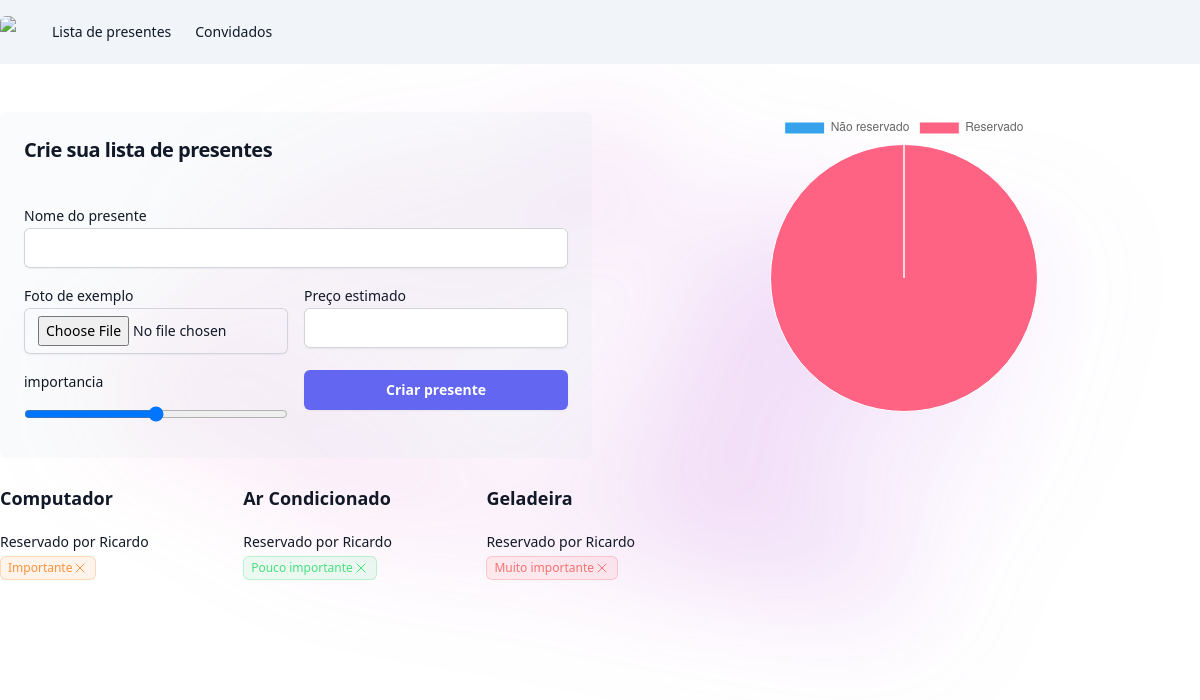
/noivos/, run on the app's committed database.
### noivos/models.py (models this page shows, shortened)
class Presentes(models.Model):
    nome_presente = models.CharField(max_length=100)
    foto = models.ImageField(upload_to='presentes')
    preco = models.DecimalField(max_digits=6, decimal_places=2)
    importancia = models.PositiveIntegerField()
    reservado = models.BooleanField(default=False)
    reservado_por = models.ForeignKey(Convidados, null=True, blank=True, on_delete=models.DO_NOTHING)

class Convidados(models.Model):
    status_choices = (
        ('AC', 'Aguardando confirmação'),
        ('C', 'Confirmado'),
        ('R', 'Recusado')
    )
    nome_convidado = models.CharField(max_length=100)
    whatsapp = models.CharField(max_length=25, null=True, blank=True)
    maximo_acompanhantes = models.PositiveIntegerField(default=0)
    token = models.CharField(max_length=25)
    status = models.CharField(max_length=2, choices=status_choices, default='AC')
    def __str__(self):
        return self.nome_convidado

### noivos/views.py (the view, shortened to what this page needs)
# urls.py: path('', views.home, name='home'),
def home(request):
    if request.method == "GET":
        presentes = Presentes.objects.all()
        nao_reservado = Presentes.objects.filter(reservado=False).count()
        reservado = Presentes.objects.filter(reservado=True).count()
        data = [nao_reservado, reservado]
        return render(request, 'home.html', {'presentes': presentes, 'data': data})

### noivos/templates/home.html (shortened to what this page needs)
{% extends "base.html" %}
{% block 'body' %}
    {% include "partials/navbar.html" %}
    <div class="max-w-7xl mx-auto mt-12">
        <div class="grid grid-cols-2 gap-4">
            <div class="bg-slate-200/20 p-6 rounded-md">
                <h2 class="text-balance text-xl font-semibold tracking-tight text-gray-900">Crie sua lista de presentes</h2>
                <br>
                <form action="{% url 'home' %}" method="POST" enctype='multipart/form-data'>{% csrf_token %}
                  <label class="mt-4 block text-sm leading-6 text-gray-900">Nome do presente</label>
                  <input type="text" name="nome_presente" class="block w-full rounded-md border-0 px-3.5 py-2 text-gray-900 shadow-sm ring-1 ring-inset ring-gray-300 placeholder:text-gray-400 focus:ring-2 focus:ring-inset focus:ring-indigo-600 sm:text-sm sm:leading-6">
                  <div class="flex space-x-4">
                      <div class="w-full">
                          <label class="mt-4 block text-sm leading-6 text-gray-900">Foto de exemplo</label>
                          <input type="file" name="foto" class="block w-full rounded-md border-0 px-3.5 py-2 text-gray-900 shadow-sm ring-1 ring-inset ring-gray-300 placeholder:text-gray-400 focus:ring-2 focus:ring-inset focus:ring-indigo-600 sm:text-sm sm:leading-6">
                      </div>
                      <div class="w-full">
                          <label class="mt-4 block text-sm leading-6 text-gray-900">Preço estimado</label>
                          <input type="number" name="preco" class="block w-full rounded-md border-0 px-3.5 py-2 text-gray-900 shadow-sm ring-1 ring-inset ring-gray-300 placeholder:text-gray-400 focus:ring-2 focus:ring-inset focus:ring-indigo-600 sm:text-sm sm:leading-6">
                      </div>
                  </div>
                  <div class="flex space-x-4">
                      <div class="w-full">
                          <label class="mt-4 block text-sm leading-6 text-gray-900">importancia</label>
                          <input type="range" min='1' max="5" name="importancia" class="block w-full py-3 text-gray-900">
                      </div>
                      <div class="w-full">
                        <input type="submit" class="rounded-md w-full mt-4 bg-indigo-500 px-3.5 py-2.5 text-sm font-semibold text-white shadow-sm hover:bg-indigo-400 focus-visible:outline focus-visible:outline-2 focus-visible:outline-offset-2 focus-visible:outline-indigo-400" value="Criar presente">
                    </div>
                  </div>
                </form>
            </div>
            <div class="mx-auto">
                <canvas id="myChart" class=""></canvas>
            </div>
        </div>
        <div class="grid grid-cols-5 mt-4 gap-4">
            {% for presente in presentes %}
                    <div>
                        <h3 class="mt-2 text-lg font-semibold leading-8 text-gray-900">{{presente.nome_presente}}</h3>
                        {% if presente.reservado %}
                            <p class="mt-4 block text-sm leading-6 text-gray-900">Reservado por {{presente.reservado_por}}</p>
                        {% endif %}
                        {% if presente.importancia <= 2 %}
                            <span class="inline-flex items-center rounded-md bg-green-400/10 px-2 py-1 text-xs font-medium text-green-400 ring-1 ring-inset ring-green-400/30">Pouco importante <svg xmlns="http://www.w3.org/2000/svg" fill="none" viewBox="0 0 24 24" stroke-width="1.5" stroke="currentColor" class="size-4 text-green-400">
                                <path stroke-linecap="round" stroke-linejoin="round" d="M6 18 18 6M6 6l12 12" />
                                </svg>
                            </span>
                        {% elif presente.importancia < 4 %}
                            <span class="inline-flex items-center rounded-md bg-orange-400/10 px-2 py-1 text-xs font-medium text-orange-400 ring-1 ring-inset ring-orange-400/30">Importante <svg xmlns="http://www.w3.org/2000/svg" fill="none" viewBox="0 0 24 24" stroke-width="1.5" stroke="currentColor" class="size-4 text-orange-400">
                                <path stroke-linecap="round" stroke-linejoin="round" d="M6 18 18 6M6 6l12 12" />
                                </svg>
                            </span>
                        {% else %}
                            <span class="inline-flex items-center rounded-md bg-red-400/10 px-2 py-1 text-xs font-medium text-red-400 ring-1 ring-inset ring-red-400/30">Muito importante <svg xmlns="http://www.w3.org/2000/svg" fill="none" viewBox="0 0 24 24" stroke-width="1.5" stroke="currentColor" class="size-4 text-red-400">
                                <path stroke-linecap="round" stroke-linejoin="round" d="M6 18 18 6M6 6l12 12" />
                                </svg>
                            </span>
                        {% endif %}
                    </div>
                {% endfor %}
            </div>
        </div>
    <script>
        const ctx = document.getElementById('myChart');
        new Chart(ctx, {
        type: 'pie',
        data: {
            labels: ['Não reservado', 'Reservado'],
            datasets: [{
            label: 'Presentes',
            data: {{data}},
            borderWidth: 1
            }]
        }
        });
  </script>
{% endblock %}

### data on the page
Presentes: nome_presente "Computador", reservado_por "Ricardo", importancia "Importante"
Presentes: nome_presente "Ar Condicionado", reservado_por "Ricardo", importancia "Pouco importante"
Presentes: nome_presente "Geladeira", reservado_por "Ricardo", importancia "Muito importante"

### other printed values
chart data {{ data }} [0, 3]
